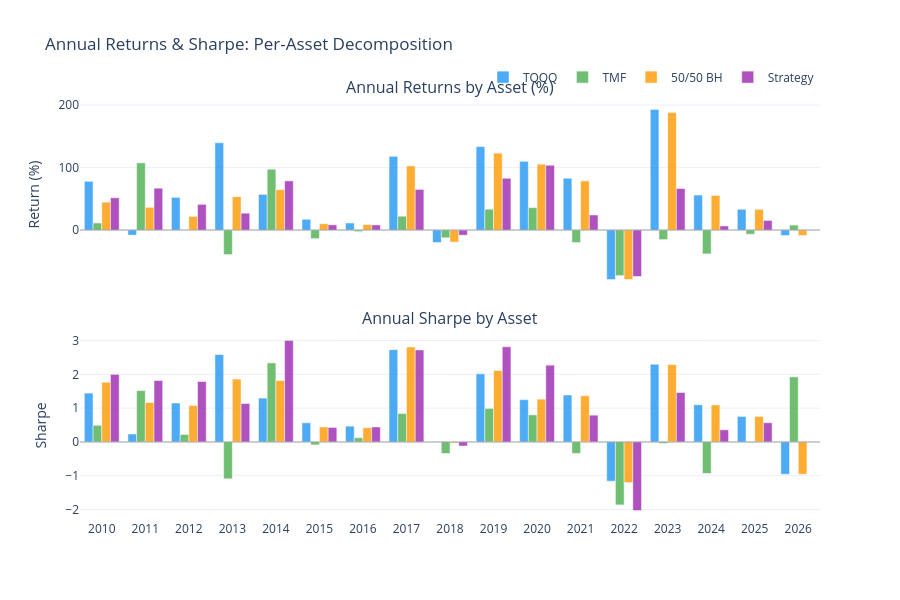

Write notebook code for a chart like this one.
### Code cell
# ====== Annual Returns & Sharpe Per Asset ======

# Build yearly returns for each
all_rets = pd.DataFrame({'TQQQ': tqqq_rets, 'TMF': tmf_rets, '50/50 BH': bh5050_rets,
                          'Strategy': strat_rets}).dropna()

yearly_asset_rets = all_rets.groupby(all_rets.index.year).apply(
    lambda g: pd.Series({col: (1 + g[col]).prod() - 1 for col in g.columns})
) * 100

yearly_asset_sharpe = all_rets.groupby(all_rets.index.year).apply(
    lambda g: pd.Series({col: (g[col].mean() / g[col].std() * np.sqrt(252)) if g[col].std() > 0 else 0
                         for col in g.columns})
)

# Plot: Grouped bar chart of annual returns
fig = make_subplots(rows=2, cols=1, shared_xaxes=True, vertical_spacing=0.10,
                    subplot_titles=('Annual Returns by Asset (%)', 'Annual Sharpe by Asset'))

for col, color in [('TQQQ', '#2196F3'), ('TMF', '#4CAF50'), ('50/50 BH', '#FF9800'), ('Strategy', '#9C27B0')]:
    fig.add_trace(go.Bar(x=yearly_asset_rets.index.astype(str), y=yearly_asset_rets[col],
        name=col, marker_color=color, opacity=0.8,
        hovertemplate=f'{col}: %{{y:.1f}}%<extra></extra>'), row=1, col=1)

for col, color in [('TQQQ', '#2196F3'), ('TMF', '#4CAF50'), ('50/50 BH', '#FF9800'), ('Strategy', '#9C27B0')]:
    fig.add_trace(go.Bar(x=yearly_asset_sharpe.index.astype(str), y=yearly_asset_sharpe[col],
        name=col, marker_color=color, opacity=0.8, showlegend=False,
        hovertemplate=f'{col}: %{{y:.2f}}<extra></extra>'), row=2, col=1)

fig.add_hline(y=0, line_dash='solid', line_color='gray', opacity=0.3, row=1, col=1)
fig.add_hline(y=0, line_dash='solid', line_color='gray', opacity=0.3, row=2, col=1)
fig.update_yaxes(title_text='Return (%)', row=1, col=1)
fig.update_yaxes(title_text='Sharpe', row=2, col=1)
fig.update_layout(height=600, template='plotly_white', barmode='group',
                  title='Annual Returns & Sharpe: Per-Asset Decomposition',
                  legend=dict(orientation='h', yanchor='bottom', y=1.02, xanchor='right', x=1))
fig.show()

# Print yearly correlation of signals
yearly_corr = all_rets.groupby(all_rets.index.year).apply(
    lambda g: g['TQQQ'].corr(g['TMF']))
print("Annual TQQQ–TMF correlation:")
for yr, corr in yearly_corr.items():
    marker = "🟢" if corr < -0.1 else ("🔴" if corr > 0.1 else "⚪")
    print(f"  {yr}:  {corr:+.3f}  {marker}")

### Figure 1 — Plotly figure (JSON) as saved in the notebook; plotly's stock layout.template omitted (floating-point values rounded to 4 significant figures)
{"data": [{"hovertemplate": "TQQQ: %{y:.1f}%<extra></extra>", "marker": {"color": "#2196F3"}, "name": "TQQQ", "opacity": 0.8, "type": "bar", "x": ["2010", "2011", "2012", "2013", "2014", "2015", "2016", "2017", "2018", "2019", "2020", "2021", "2022", "2023", "2024", "2025", "2026"], "xaxis": "x", "y": [78.04, -8.05, 52.3, 139.7, 57.04, 17.22, 11.38, 118.1, -19.9, 133.7, 110.1, 82.98, -79.2, 193.1, 56.07, 33.25, -8.763], "yaxis": "y"}, {"hovertemplate": "TMF: %{y:.1f}%<extra></extra>", "marker": {"color": "#4CAF50"}, "name": "TMF", "opacity": 0.8, "type": "bar", "x": ["2010", "2011", "2012", "2013", "2014", "2015", "2016", "2017", "2018", "2019", "2020", "2021", "2022", "2023", "2024", "2025", "2026"], "xaxis": "x", "y": [11.38, 107.6, 0.4055, -39.28, 97.34, -13.73, -2.519, 22.22, -12.39, 33.4, 35.99, -19.92, -72.92, -15.25, -38.11, -6.63, 7.985], "yaxis": "y"}, {"hovertemplate": "50/50 BH: %{y:.1f}%<extra></extra>", "marker": {"color": "#FF9800"}, "name": "50/50 BH", "opacity": 0.8, "type": "bar", "x": ["2010", "2011", "2012", "2013", "2014", "2015", "2016", "2017", "2018", "2019", "2020", "2021", "2022", "2023", "2024", "2025", "2026"], "xaxis": "x", "y": [44.71, 36.46, 21.92, 53.41, 64.73, 10.15, 8.89, 102.7, -19.17, 123.2, 105.4, 78.71, -79.08, 188.1, 55.41, 33.14, -8.73], "yaxis": "y"}, {"hovertemplate": "Strategy: %{y:.1f}%<extra></extra>", "marker": {"color": "#9C27B0"}, "name": "Strategy", "opacity": 0.8, "type": "bar", "x": ["2010", "2011", "2012", "2013", "2014", "2015", "2016", "2017", "2018", "2019", "2020", "2021", "2022", "2023", "2024", "2025", "2026"], "xaxis": "x", "y": [51.73, 67.08, 41.17, 27.03, 78.73, 8.411, 8.276, 65.05, -8.256, 82.91, 103.7, 24.13, -74.33, 66.53, 6.612, 15.42, -0.4975], "yaxis": "y"}, {"hovertemplate": "TQQQ: %{y:.2f}<extra></extra>", "marker": {"color": "#2196F3"}, "name": "TQQQ", "opacity": 0.8, "showlegend": false, "type": "bar", "x": ["2010", "2011", "2012", "2013", "2014", "2015", "2016", "2017", "2018", "2019", "2020", "2021", "2022", "2023", "2024", "2025", "2026"], "xaxis": "x2", "y": [1.445, 0.2338, 1.151, 2.587, 1.297, 0.5651, 0.4665, 2.731, 0.01113, 2.015, 1.251, 1.39, -1.165, 2.3, 1.1, 0.7541, -0.9587], "yaxis": "y2"}, {"hovertemplate": "TMF: %{y:.2f}<extra></extra>", "marker": {"color": "#4CAF50"}, "name": "TMF", "opacity": 0.8, "showlegend": false, "type": "bar", "x": ["2010", "2011", "2012", "2013", "2014", "2015", "2016", "2017", "2018", "2019", "2020", "2021", "2022", "2023", "2024", "2025", "2026"], "xaxis": "x2", "y": [0.4922, 1.52, 0.2199, -1.094, 2.34, -0.0883, 0.1241, 0.8413, -0.3427, 0.9921, 0.8009, -0.342, -1.866, -0.04233, -0.9344, -0.01758, 1.924], "yaxis": "y2"}, {"hovertemplate": "50/50 BH: %{y:.2f}<extra></extra>", "marker": {"color": "#FF9800"}, "name": "50/50 BH", "opacity": 0.8, "showlegend": false, "type": "bar", "x": ["2010", "2011", "2012", "2013", "2014", "2015", "2016", "2017", "2018", "2019", "2020", "2021", "2022", "2023", "2024", "2025", "2026"], "xaxis": "x2", "y": [1.766, 1.167, 1.076, 1.86, 1.817, 0.4424, 0.4195, 2.809, -0.03187, 2.114, 1.266, 1.367, -1.204, 2.291, 1.094, 0.7533, -0.9571], "yaxis": "y2"}, {"hovertemplate": "Strategy: %{y:.2f}<extra></extra>", "marker": {"color": "#9C27B0"}, "name": "Strategy", "opacity": 0.8, "showlegend": false, "type": "bar", "x": ["2010", "2011", "2012", "2013", "2014", "2015", "2016", "2017", "2018", "2019", "2020", "2021", "2022", "2023", "2024", "2025", "2026"], "xaxis": "x2", "y": [2.0, 1.817, 1.789, 1.136, 3.004, 0.4281, 0.4417, 2.725, -0.1219, 2.816, 2.272, 0.7917, -2.033, 1.464, 0.3583, 0.5689, 0.01179], "yaxis": "y2"}], "layout": {"annotations": [{"font": {"size": 16}, "showarrow": false, "text": "Annual Returns by Asset (%)", "x": 0.5, "xanchor": "center", "xref": "paper", "y": 1, "yanchor": "bottom", "yref": "paper"}, {"font": {"size": 16}, "showarrow": false, "text": "Annual Sharpe by Asset", "x": 0.5, "xanchor": "center", "xref": "paper", "y": 0.45, "yanchor": "bottom", "yref": "paper"}], "barmode": "group", "height": 600, "legend": {"orientation": "h", "x": 1, "xanchor": "right", "y": 1.02, "yanchor": "bottom"}, "shapes": [{"line": {"color": "gray", "dash": "solid"}, "opacity": 0.3, "type": "line", "x0": 0, "x1": 1, "xref": "x domain", "y0": 0, "y1": 0, "yref": "y"}, {"line": {"color": "gray", "dash": "solid"}, "opacity": 0.3, "type": "line", "x0": 0, "x1": 1, "xref": "x2 domain", "y0": 0, "y1": 0, "yref": "y2"}], "title": {"text": "Annual Returns & Sharpe: Per-Asset Decomposition"}, "xaxis": {"anchor": "y", "domain": [0, 1], "matches": "x2", "showticklabels": false}, "xaxis2": {"anchor": "y2", "domain": [0, 1]}, "yaxis": {"anchor": "x", "domain": [0.55, 1], "title": {"text": "Return (%)"}}, "yaxis2": {"anchor": "x2", "domain": [0, 0.45], "title": {"text": "Sharpe"}}}}
